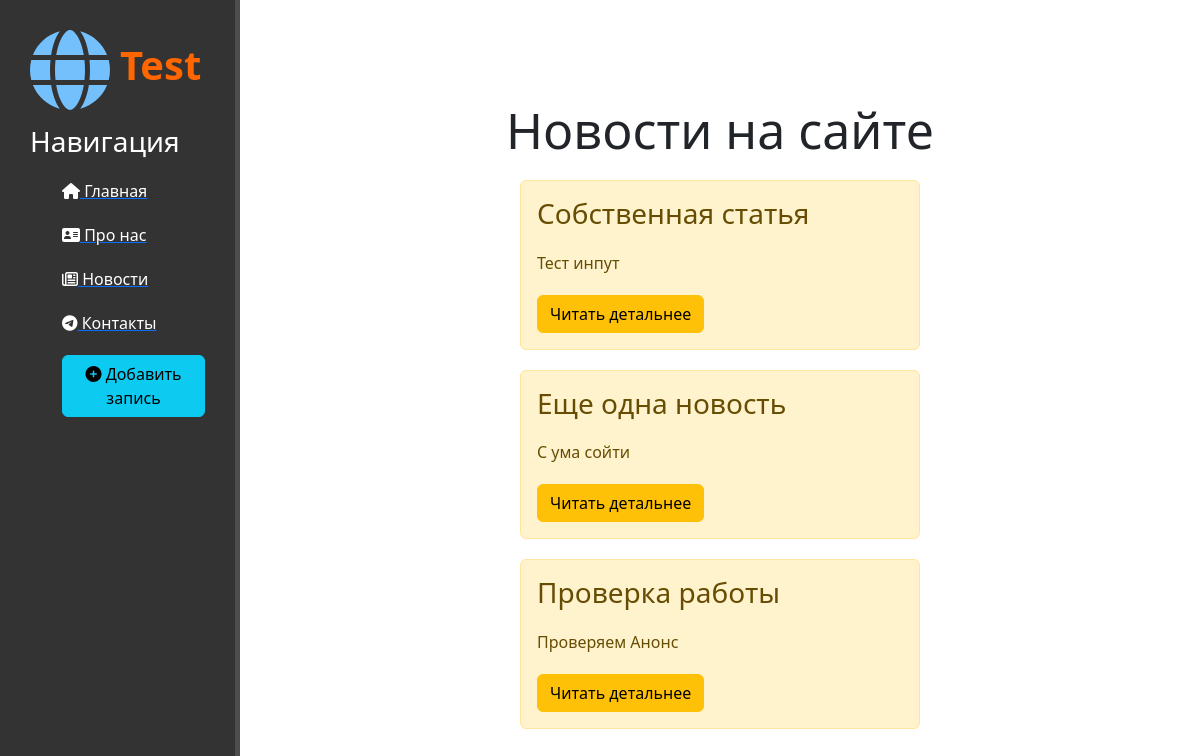
The page /news/ on the database as committed earlier.
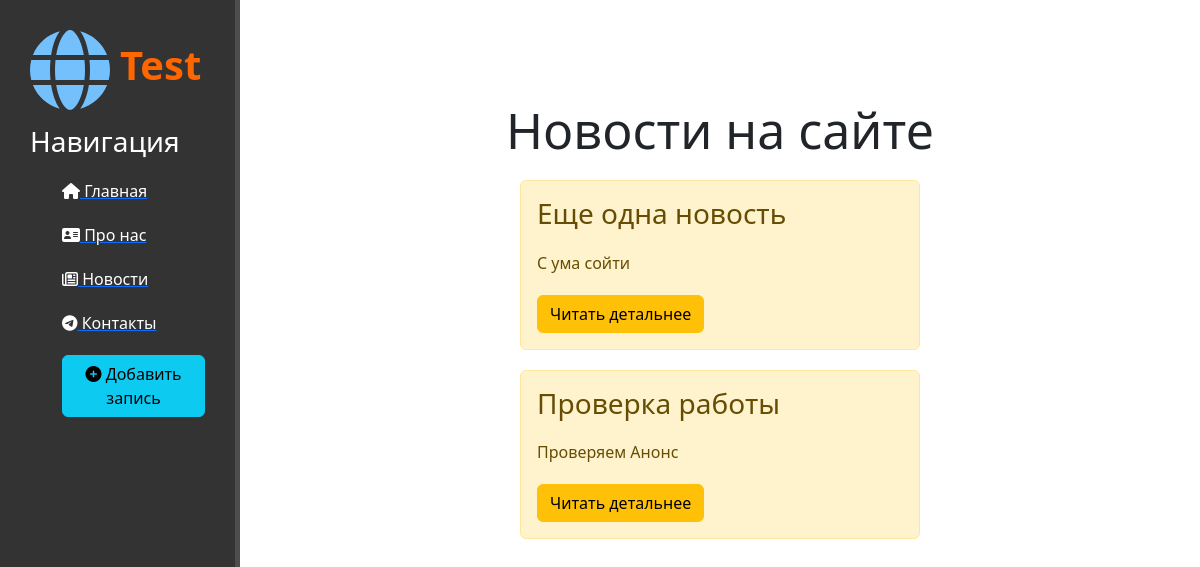
The same page on the database as committed later.
### news/models.py (models this page shows, shortened)
class Articles(models.Model):
    title = models.CharField('Название', max_length=50)
    anons = models.CharField('Анонс', max_length=250)
    full_text = models.TextField('Статья')
    date = models.DateTimeField('Дата публикации')
    class Meta:
        verbose_name = 'Новость'
        verbose_name_plural = 'Новости'

### news/views.py (the view)
def news_home(request):
    news = Articles.objects.order_by('-date')
    return render(request, 'news/news_home.html', {'news': news})

### news/templates/news/news_home.html (shortened to what this page needs)
{% extends 'main/layout.html' %}
{% block content %}
<div class="features">
    <h1>Новости на сайте</h1>
        {% if news %}
            {% for el in news %}
            <div class="alert alert-warning">
                <h3>{{ el.title }}</h3>
                <p>{{ el.anons }}</p>
                <a href="{% url 'news-detail' el.id %}" class="btn btn-warning">Читать детальнее</a>
            </div>
            {% endfor %}
        {% else %}
            <p>У вас нет записей!</p>
        {% endif %}
</div>
{% endblock %}

### main/templates/main/layout.html (shortened to what this page needs)
{% load static %}
<!DOCTYPE html>
<html lang="en">
<head>
    <link rel="stylesheet" href="https://cdn.jsdelivr.net/npm/bootstrap@5.3.2/dist/css/bootstrap.min.css">
    <link rel="stylesheet" href="{% static 'main/css/main.css' %}">
</head>
<body>
    <aside>
        <img src="{% static 'main/img/logo.svg' %}" alt="Лого">
        <span class="logo">Test</span>
        <h3>Навигация</h3>
        <ul>
            <a href="{% url 'home' %}"><li><i class="fa-solid fa-house"></i> Главная</li></a>
            <a href="{% url 'about' %}"><li><i class="fa-solid fa-address-card"></i> Про нас</li></a>
            <a href="{% url 'news_home' %}"><li><i class="fa-regular fa-newspaper"></i></i> Новости</li></a>
            <a href=""><li><i class="fa-brands fa-telegram"></i> Контакты</li></a>
            <a href="{% url 'create' %}"><li><button class="btn btn-info"><i class="fa-solid fa-circle-plus"></i> Добавить запись</button></li></a>
        </ul>
    </aside>
    <main>
        {% block content %}
        {% endblock %}
    </main>
</body>
</html>

### main/static/main/css/main.css (style rules this page uses)
aside { float: left; background-color: #333333; color: #ffffff; width: 20%; padding: 2.5%; height: 100vh; border-right: 5px solid #4d4d4d; }
aside img { width: 80px; float: left; }
aside .logo { font-size: 40px; margin-left: 10px; font-weight: bold; position: relative; top: 5px; color: #FF6600; }
aside h3 { margin-top: 35px; font-size: 28px; }
aside ul { list-style: none }
aside ul li { color: #fff; display: block; margin-top: 20px; transition: transform .6s ease; }
main .features { float: left; margin-top: 100px; text-align: center; width: 80%; }
main .features h1 { font-size: 50px; }
main .features p { max-width: 400px; margin: 20px auto }
.alert-warning { width: 400px; clear: both; text-align: left; margin: 20px auto; }

Rows that differ between the two databases and show on the page:
removed Articles: title "Собственная статья", anons "Тест инпут"
